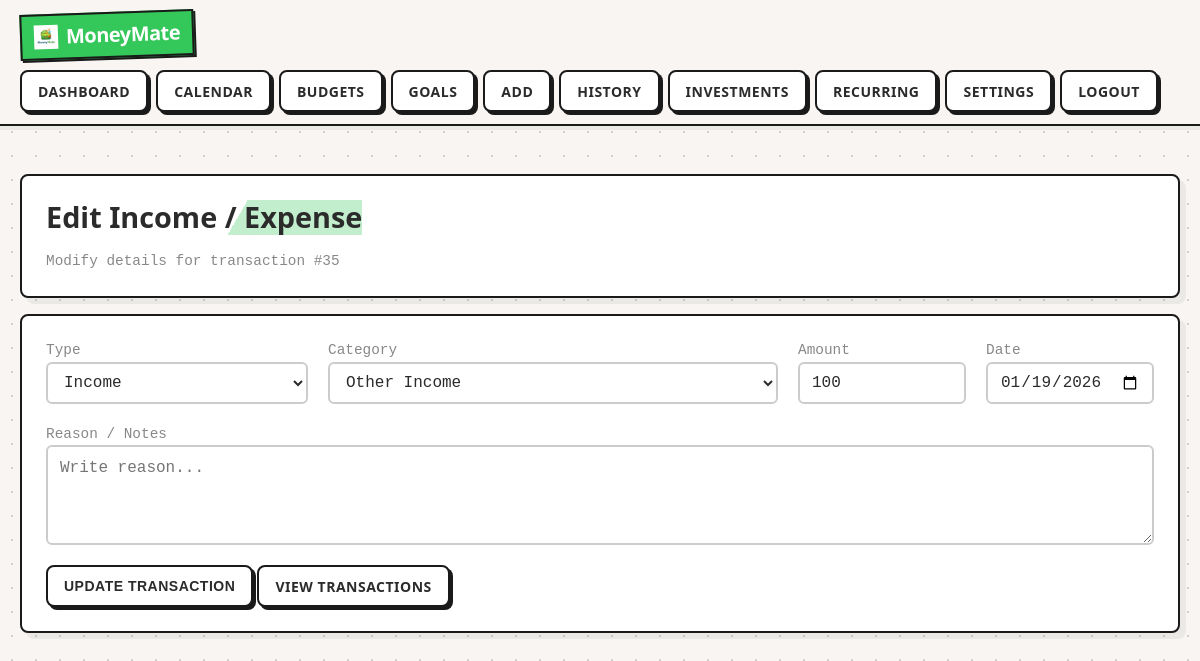
Screenshot of /tx_add.php?edit=35 (signed in) with the database file from the repository.
### tables this page shows
CREATE TABLE transactions(
  id INTEGER PRIMARY KEY AUTOINCREMENT,
  user_id INTEGER NOT NULL REFERENCES users(id) ON DELETE CASCADE,
  tx_type TEXT NOT NULL CHECK(tx_type IN ('income','expense')),
  category_id INTEGER NOT NULL REFERENCES categories(id) ON DELETE RESTRICT,
  amount REAL NOT NULL CHECK(amount>=0),
  tx_date TEXT NOT NULL,
  reason TEXT NOT NULL DEFAULT '',
  created_at TEXT NOT NULL DEFAULT (datetime('now'))
);

CREATE TABLE categories(
  id INTEGER PRIMARY KEY AUTOINCREMENT,
  name TEXT NOT NULL UNIQUE,
  kind TEXT NOT NULL CHECK(kind IN ('income','expense','both')) DEFAULT 'expense'
);

### app/auth.php (called while the page is built, shortened)
<?php
function h(string $s): string { return htmlspecialchars($s, ENT_QUOTES, 'UTF-8'); }

### tx_add.php (the view, shortened to what this page needs)
<?php
require_once __DIR__ . '/app/layout.php';
$user = require_login();
$pdo = db();
$cats = $pdo->query("SELECT id,name,kind FROM categories ORDER BY kind DESC, name ASC")->fetchAll();
$id = 0;
$tx_type = 'expense';
$category_id = 0;
$amount = '';
$tx_date = date('Y-m-d');
$reason = '';
$mode = 'Add';
if(isset($_GET['edit'])){
    $id = (int)$_GET['edit'];
    $stmt = $pdo->prepare("SELECT * FROM transactions WHERE id=? AND user_id=?");
    $stmt->execute([$id, $user['id']]);
    $row = $stmt->fetch();
    if($row){
        $mode = 'Edit';
        $tx_type = $row['tx_type'];
        $category_id = (int)$row['category_id'];
        $amount = (float)$row['amount'];
        $tx_date = $row['tx_date'];
        $reason = $row['reason'];
    } else {
        $err = "Transaction not found or access denied.";
        $id = 0;
    }
}
?>
<div class="card">
  <h1><?php echo h($mode); ?> Income / Expense</h1>
  <div class="muted"><?php echo ($mode==='Edit') ? "Modify details for transaction #$id" : "Add salary, other income, expenses."; ?></div>
</div>
<div class="card">
  <form method="post" class="grid">
    <div class="col-3">
      <div class="muted">Type</div>
      <select name="tx_type">
        <option value="income" <?php echo $tx_type==='income'?'selected':''; ?>>Income</option>
      </select>
    </div>
    <div class="col-5">
      <div class="muted">Category</div>
      <select name="category_id" required>
        <?php foreach($cats as $c): ?>
          <option value="<?php echo (int)$c['id']; ?>" <?php echo $category_id===$c['id']?'selected':''; ?>>
            <?php echo h($c['name']); ?>
          </option>
        <?php endforeach; ?>
      </select>
    </div>
    <div class="col-2">
      <div class="muted">Amount</div>
      <input type="number" step="0.01" min="0" name="amount" value="<?php echo h($amount); ?>" required />
    </div>
    <div class="col-2">
      <div class="muted">Date</div>
      <input type="date" name="tx_date" value="<?php echo h($tx_date); ?>" required />
    </div>
    <div class="col-12">
      <div class="muted">Reason / Notes</div>
      <textarea name="reason" placeholder="Write reason..."><?php echo h($reason); ?></textarea>
    </div>
    <div class="col-12">
      <button class="btn" type="submit"><?php echo ($mode==='Edit') ? 'Update Transaction' : 'Save Entry'; ?></button>
      <a class="btn" href="/tx_list.php">View Transactions</a>
    </div>
  </form>
</div>

### assets/style.css (style rules this page uses)
:root { --bg: #f8f5f2; --card-bg: #ffffff; --text: #2b2b2b; --muted: #888888; --accent: #ff3b30; --accent-green: #34c759; --accent-blue: #007aff; --line-color: #e0e0e0; --border-color: #1a1a1a; --font-body: system-ui, -apple-system, sans-serif; --font-mono: 'Courier New', Courier, monospace; }
* { box-sizing: border-box; }
body { margin: 0; font-family: var(--font-body); background-color: var(--bg); background-image: radial-gradient(#d1d1d1 1px, transparent 1px); background-size: 24px 24px; color: var(--text); line-height: 1.5; padding-bottom: 80px; -webkit-font-smoothing: antialiased; }
a { color: inherit; text-decoration: none; }
.btn { display: inline-flex; align-items: center; justify-content: center; gap: 6px; height: 42px; padding: 0 16px; border: 2px solid var(--border-color); background: white; color: var(--text); font-weight: 700; font-size: 14px; border-radius: 8px; cursor: pointer; box-shadow: 3px 3px 0 var(--border-color); text-transform: uppercase; letter-spacing: 0.5px; transition: transform 0.1s; white-space: nowrap; vertical-align: middle; text-decoration: none; }
.card { background: var(--card-bg); border: 2px solid var(--border-color); border-radius: 8px; padding: 24px; margin: 16px 0; box-shadow: 6px 6px 0 rgba(0,0,0,0.05); }
h1, h2, h3 { margin: 0 0 16px 0; font-weight: 800; line-height: 1.2; }
h1 { font-size: 1.8rem; background: linear-gradient(120deg, transparent 0%, transparent 60%, rgba(52, 199, 89, 0.3) 60%, rgba(52, 199, 89, 0.3) 100%); display: inline-block; }
.muted { color: var(--muted); font-size: 0.9rem; font-family: var(--font-mono); }
.grid { display: grid; grid-template-columns: repeat(12, 1fr); gap: 20px; align-items: end; }
[class*="col-"] { grid-column: span 12; }
@media (min-width: 700px) { .col-3 { grid-column: span 6; } }
@media (min-width: 700px) { .col-2 { grid-column: span 4; } }
@media (min-width: 1000px) { .col-12 { grid-column:span 12 } }
@media (min-width: 1000px) { .col-5 { grid-column:span 5 } }
@media (min-width: 1000px) { .col-3 { grid-column:span 3 } }
@media (min-width: 1000px) { .col-2 { grid-column:span 2 } }
input, select, textarea { width: 100%; height: 42px; padding: 8px 12px; border-radius: 6px; border: 2px solid #ccc; background: white; color: var(--text); outline: none; font-family: var(--font-mono); font-size: 1rem; transition: border 0.2s; vertical-align: middle; }
textarea { height: auto; min-height: 100px; padding: 12px; }

### rows the page displays
transactions: tx_type "Income", category_id "Other Income", amount "100", tx_date "01/19/2026"

### other values shown
$mode "Edit"
$id "35"
